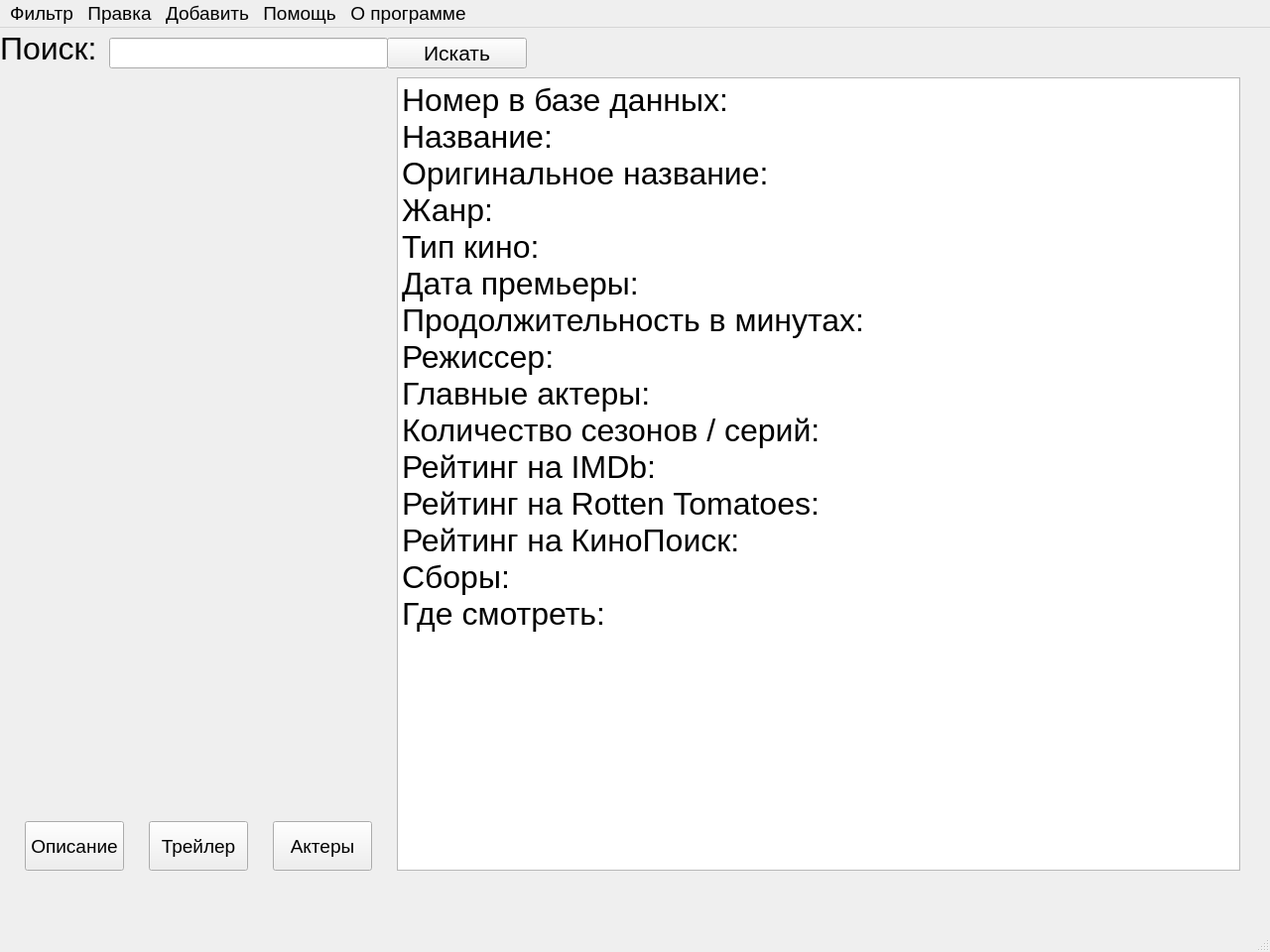
<?xml version="1.0" encoding="UTF-8"?>
<ui version="4.0">
 <class>MainWindow</class>
 <widget class="QMainWindow" name="MainWindow">
  <property name="geometry">
   <rect>
    <x>0</x>
    <y>0</y>
    <width>1280</width>
    <height>960</height>
   </rect>
  </property>
  <property name="font">
   <font>
    <pointsize>14</pointsize>
   </font>
  </property>
  <property name="windowTitle">
   <string>MainWindow</string>
  </property>
  <widget class="QWidget" name="centralwidget">
   <widget class="QLabel" name="label">
    <property name="geometry">
     <rect>
      <x>0</x>
      <y>0</y>
      <width>101</width>
      <height>41</height>
     </rect>
    </property>
    <property name="font">
     <font>
      <family>Cantarell</family>
      <pointsize>24</pointsize>
     </font>
    </property>
    <property name="text">
     <string>Поиск:</string>
    </property>
   </widget>
   <widget class="QPushButton" name="searchbutton">
    <property name="geometry">
     <rect>
      <x>390</x>
      <y>10</y>
      <width>141</width>
      <height>31</height>
     </rect>
    </property>
    <property name="font">
     <font>
      <family>Cantarell</family>
      <pointsize>16</pointsize>
     </font>
    </property>
    <property name="text">
     <string>Искать</string>
    </property>
   </widget>
   <widget class="QLineEdit" name="searchedit">
    <property name="geometry">
     <rect>
      <x>110</x>
      <y>10</y>
      <width>281</width>
      <height>31</height>
     </rect>
    </property>
    <property name="font">
     <font>
      <family>Cantarell</family>
      <pointsize>16</pointsize>
     </font>
    </property>
   </widget>
   <widget class="QTextEdit" name="searchresult">
    <property name="geometry">
     <rect>
      <x>400</x>
      <y>50</y>
      <width>850</width>
      <height>800</height>
     </rect>
    </property>
    <property name="font">
     <font>
      <family>Cantarell</family>
      <pointsize>24</pointsize>
     </font>
    </property>
    <property name="readOnly">
     <bool>true</bool>
    </property>
    <property name="html">
     <string>&lt;!DOCTYPE HTML PUBLIC &quot;-//W3C//DTD HTML 4.0//EN&quot; &quot;http://www.w3.org/TR/REC-html40/strict.dtd&quot;&gt;
&lt;html&gt;&lt;head&gt;&lt;meta name=&quot;qrichtext&quot; content=&quot;1&quot; /&gt;&lt;style type=&quot;text/css&quot;&gt;
p, li { white-space: pre-wrap; }
&lt;/style&gt;&lt;/head&gt;&lt;body style=&quot; font-family:'Cantarell'; font-size:24pt; font-weight:400; font-style:normal;&quot;&gt;
&lt;p style=&quot; margin-top:12px; margin-bottom:12px; margin-left:0px; margin-right:0px; -qt-block-indent:0; text-indent:0px;&quot;&gt;&lt;span style=&quot; font-family:'Source Code Pro','monospace'; color:#000000;&quot;&gt;Номер в базе данных:&lt;br /&gt;Название:&lt;br /&gt;Оригинальное название:&lt;br /&gt;Жанр:&lt;br /&gt;Тип кино:&lt;br /&gt;Дата премьеры:&lt;br /&gt;Продолжительность в минутах:&lt;br /&gt;Режиссер:&lt;br /&gt;Главные актеры:&lt;br /&gt;Количество сезонов / серий:&lt;br /&gt;Рейтинг на IMDb:&lt;br /&gt;Рейтинг на Rotten Tomatoes:&lt;br /&gt;Рейтинг на КиноПоиск:&lt;br /&gt;Сборы:&lt;br /&gt;Где смотреть:&lt;/span&gt;&lt;/p&gt;&lt;/body&gt;&lt;/html&gt;</string>
    </property>
    <property name="textInteractionFlags">
     <set>Qt::LinksAccessibleByKeyboard|Qt::LinksAccessibleByMouse|Qt::TextBrowserInteraction|Qt::TextSelectableByKeyboard|Qt::TextSelectableByMouse</set>
    </property>
   </widget>
   <widget class="QLabel" name="film_poster">
    <property name="geometry">
     <rect>
      <x>25</x>
      <y>50</y>
      <width>300</width>
      <height>400</height>
     </rect>
    </property>
    <property name="font">
     <font>
      <pointsize>24</pointsize>
     </font>
    </property>
    <property name="text">
     <string/>
    </property>
    <property name="scaledContents">
     <bool>true</bool>
    </property>
   </widget>
   <widget class="QLabel" name="film_image">
    <property name="geometry">
     <rect>
      <x>25</x>
      <y>500</y>
      <width>360</width>
      <height>200</height>
     </rect>
    </property>
    <property name="font">
     <font>
      <pointsize>24</pointsize>
      <weight>50</weight>
      <bold>false</bold>
     </font>
    </property>
    <property name="text">
     <string/>
    </property>
    <property name="scaledContents">
     <bool>true</bool>
    </property>
   </widget>
   <widget class="QPushButton" name="descriptionbutton">
    <property name="geometry">
     <rect>
      <x>25</x>
      <y>800</y>
      <width>100</width>
      <height>50</height>
     </rect>
    </property>
    <property name="text">
     <string>Описание</string>
    </property>
   </widget>
   <widget class="QPushButton" name="trailerbutton">
    <property name="geometry">
     <rect>
      <x>150</x>
      <y>800</y>
      <width>100</width>
      <height>50</height>
     </rect>
    </property>
    <property name="text">
     <string>Трейлер</string>
    </property>
   </widget>
   <widget class="QPushButton" name="castbutton">
    <property name="geometry">
     <rect>
      <x>275</x>
      <y>800</y>
      <width>100</width>
      <height>50</height>
     </rect>
    </property>
    <property name="text">
     <string>Актеры</string>
    </property>
   </widget>
  </widget>
  <widget class="QMenuBar" name="menubar">
   <property name="geometry">
    <rect>
     <x>0</x>
     <y>0</y>
     <width>1280</width>
     <height>33</height>
    </rect>
   </property>
   <widget class="QMenu" name="adding">
    <property name="title">
     <string>Добавить</string>
    </property>
    <addaction name="add_info_action"/>
   </widget>
   <widget class="QMenu" name="helping">
    <property name="title">
     <string>Помощь</string>
    </property>
    <addaction name="help_action"/>
   </widget>
   <widget class="QMenu" name="about_program">
    <property name="title">
     <string>О программе</string>
    </property>
    <addaction name="about_program_action"/>
   </widget>
   <widget class="QMenu" name="changing">
    <property name="title">
     <string>Правка</string>
    </property>
    <addaction name="change_info_action"/>
   </widget>
   <widget class="QMenu" name="filtering">
    <property name="title">
     <string>Фильтр</string>
    </property>
    <addaction name="filter_info_action"/>
   </widget>
   <addaction name="filtering"/>
   <addaction name="changing"/>
   <addaction name="adding"/>
   <addaction name="helping"/>
   <addaction name="about_program"/>
  </widget>
  <widget class="QStatusBar" name="statusbar"/>
  <action name="change_info_action">
   <property name="icon">
    <iconset>
     <normaloff>icons/icons8-edit-16.png</normaloff>icons/icons8-edit-16.png</iconset>
   </property>
   <property name="text">
    <string>Править информацию</string>
   </property>
   <property name="font">
    <font>
     <pointsize>14</pointsize>
    </font>
   </property>
  </action>
  <action name="add_info_action">
   <property name="icon">
    <iconset>
     <normaloff>icons/icons8-add-new-16.png</normaloff>icons/icons8-add-new-16.png</iconset>
   </property>
   <property name="text">
    <string>Добавить информацию</string>
   </property>
   <property name="font">
    <font>
     <pointsize>14</pointsize>
    </font>
   </property>
  </action>
  <action name="filter_info_action">
   <property name="icon">
    <iconset>
     <normaloff>icons/icons8-filter-16.png</normaloff>icons/icons8-filter-16.png</iconset>
   </property>
   <property name="text">
    <string>Фильтровать информацию</string>
   </property>
   <property name="font">
    <font>
     <pointsize>14</pointsize>
    </font>
   </property>
  </action>
  <action name="about_program_action">
   <property name="icon">
    <iconset>
     <normaloff>icons/icons8-information-16.png</normaloff>icons/icons8-information-16.png</iconset>
   </property>
   <property name="text">
    <string>Информация</string>
   </property>
   <property name="font">
    <font>
     <pointsize>14</pointsize>
    </font>
   </property>
  </action>
  <action name="help_action">
   <property name="icon">
    <iconset>
     <normaloff>icons/icons8-help-16.png</normaloff>icons/icons8-help-16.png</iconset>
   </property>
   <property name="text">
    <string>Помощь</string>
   </property>
   <property name="font">
    <font>
     <pointsize>14</pointsize>
    </font>
   </property>
  </action>
 </widget>
 <resources/>
 <connections/>
</ui>
